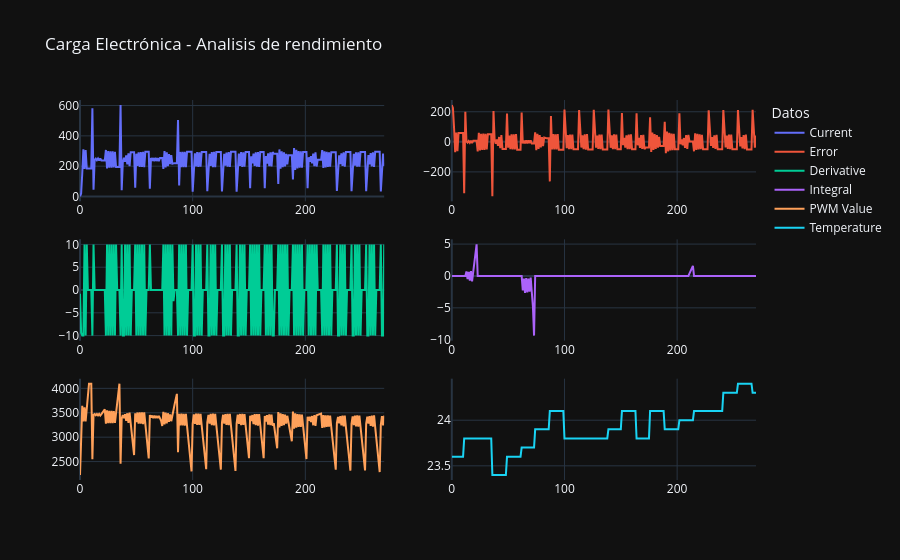

Notebook source saved alongside this figure:
### Code cell
from pandas.errors import EmptyDataError
archivo_salida = "data/datos.csv"
columns = ["Voltage", "Current", "PWM Value", "Error", "Integral", "Derivative", "R_Target", "Temperature"]
try:
    df = pd.read_csv(archivo_salida)
except EmptyDataError:
    print(f"El archivo {archivo_salida} está vacío o no existe.")
    df = pd.DataFrame()
df.columns = columns
df["error%"] = (df["Error"] / (1000 * df["Voltage"] / df["R_Target"])) * 100
df["Resistance"] = 1000* df["Voltage"] / df["Current"]
df["R_error%"] = (df["Resistance"] - df["R_Target"]) / df["R_Target"] * 100

fig = make_subplots(rows=3, cols=2)
fig.add_trace(go.Scatter(x=df.index, y=df["Current"], name="Current"), row=1, col=1)
fig.add_trace(go.Scatter(x=df.index, y=df["Error"], name="Error"), row=1, col=2)
fig.add_trace(go.Scatter(x=df.index, y=df["Derivative"], name="Derivative"), row=2, col=1)
fig.add_trace(go.Scatter(x=df.index, y=df["Integral"], name="Integral"), row=2, col=2)
fig.add_trace(go.Scatter(x=df.index, y=df["PWM Value"], name="PWM Value"), row=3, col=1)
fig.add_trace(go.Scatter(x=df.index, y=df["Temperature"], name="Temperature"), row=3, col=2)


fig.update_layout(
    title="Carga Electrónica - Analisis de rendimiento",
    legend_title="Datos",
    template="plotly_dark",
)
# fig.add_trace(go.Scatter(x=df.index, y=df["error%"], name="error%"), row=3, col=2)

### Figure 1 — Plotly figure (JSON) as saved in the notebook; plotly's stock layout.template omitted (floating-point values rounded to 4 significant figures; data arrays with more than 128 entries replaced by an {"elided": "..."} marker saying what was removed)
{"data": [{"name": "Current", "type": "scatter", "x": {"elided": "271 int values"}, "xaxis": "x", "y": {"elided": "271 float values"}, "yaxis": "y"}, {"name": "Error", "type": "scatter", "x": {"elided": "271 int values"}, "xaxis": "x2", "y": {"elided": "271 float values"}, "yaxis": "y2"}, {"name": "Derivative", "type": "scatter", "x": {"elided": "271 int values"}, "xaxis": "x3", "y": {"elided": "271 float values"}, "yaxis": "y3"}, {"name": "Integral", "type": "scatter", "x": {"elided": "271 int values"}, "xaxis": "x4", "y": {"elided": "271 float values"}, "yaxis": "y4"}, {"name": "PWM Value", "type": "scatter", "x": {"elided": "271 int values"}, "xaxis": "x5", "y": {"elided": "271 int values"}, "yaxis": "y5"}, {"name": "Temperature", "type": "scatter", "x": {"elided": "271 int values"}, "xaxis": "x6", "y": {"elided": "271 float values"}, "yaxis": "y6"}], "layout": {"legend": {"title": {"text": "Datos"}}, "title": {"text": "Carga Electrónica - Analisis de rendimiento"}, "xaxis": {"anchor": "y", "domain": [0, 0.45]}, "xaxis2": {"anchor": "y2", "domain": [0.55, 1]}, "xaxis3": {"anchor": "y3", "domain": [0, 0.45]}, "xaxis4": {"anchor": "y4", "domain": [0.55, 1]}, "xaxis5": {"anchor": "y5", "domain": [0, 0.45]}, "xaxis6": {"anchor": "y6", "domain": [0.55, 1]}, "yaxis": {"anchor": "x", "domain": [0.7333, 1]}, "yaxis2": {"anchor": "x2", "domain": [0.7333, 1]}, "yaxis3": {"anchor": "x3", "domain": [0.3667, 0.6333]}, "yaxis4": {"anchor": "x4", "domain": [0.3667, 0.6333]}, "yaxis5": {"anchor": "x5", "domain": [0, 0.2667]}, "yaxis6": {"anchor": "x6", "domain": [0, 0.2667]}}}
